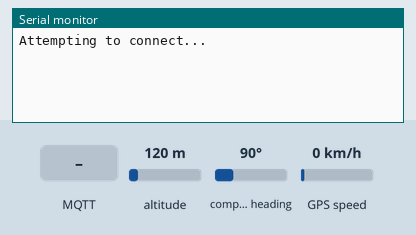
Simulated run of this sketch. Board: ESP8266 (NodeMCU). Shown: the last lines printed to the serial monitor. The test bench sets the inputs (shaded band); at power-on: altitude 120 m, compass heading 90°, GPS speed 0 km/h. WiFi joins after 1.5 s; servers stay silent unless stated; the GPS gets a fix after 3 s at 37.7749, -122.4194 with 8 satellites; no MQTT or app messages arrive unless stated.

Above: at 2.7 s.
2.8 s: MQTT message "1" arrives on the first subscribed topic
At 5.4 s:
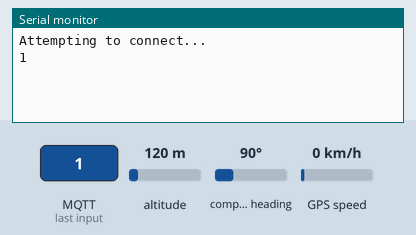
6.5 s: MQTT message "on" arrives on the first subscribed topic
At 7.0 s:
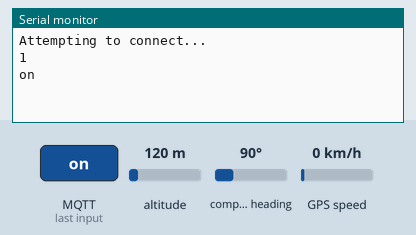
8.0 s: MQTT message "off" arrives on the first subscribed topic
At 9.4 s:
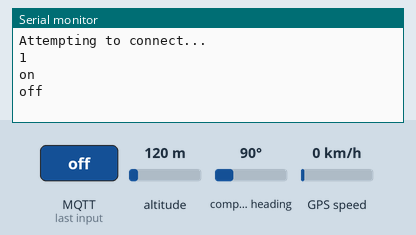

The sketch:

GPS_Tracker.ino
```cpp
#include <ESP8266WiFi.h>
#include <PubSubClient.h>
#include <ArduinoJson.h>
#include <TinyGPS++.h>
#include <SoftwareSerial.h>

TinyGPSPlus gps;
SoftwareSerial ss(4, 5);

float latitude , longitude;
String lat_str , lng_str;

const char* ssid = "ssid";
const char* password =  "Password";
const char* mqttServer = "mqtt.pndsn.com";
const int mqttPort = 1883;
const char* clientID = "pub_key/sub_key/secret_key";
const char* channelName = "nodemcu-tracker";

WiFiClient MQTTclient;
PubSubClient client(MQTTclient);

void callback(char* topic, byte* payload, unsigned int length) {
  String payload_buff;
  for (int i=0;i<length;i++) {
    payload_buff = payload_buff+String((char)payload[i]);
  }
  Serial.println(payload_buff);
}

long lastReconnectAttempt = 0;

boolean reconnect() {
  if (client.connect(clientID)) {
    client.subscribe(channelName);
  }
  return client.connected();
}

void setup() {
  Serial.begin(9600);
  ss.begin(9600);
  Serial.println("Attempting to connect...");
  WiFi.begin(ssid, password); // Connect to WiFi.
  if(WiFi.waitForConnectResult() != WL_CONNECTED) {
      Serial.println("Couldn't connect to WiFi.");
      while(1) delay(100);
  }
  client.setServer(mqttServer, mqttPort); // Connect to PubNub.
  client.setCallback(callback);
  lastReconnectAttempt = 0;
}

void loop() {
  if (!client.connected()) {
    long now = millis();
    if (now - lastReconnectAttempt > 5000) {
      lastReconnectAttempt = now;
      if (reconnect()) {
        lastReconnectAttempt = 0;
      }
    }
  }else {
    client.loop();

    while (ss.available() > 0)
      if (gps.encode(ss.read()))
      {
        if (gps.location.isValid())
        {
          latitude = gps.location.lat();
          lat_str = String(latitude , 6);
          longitude = gps.location.lng();
          lng_str = String(longitude , 6);
        }

        char latBuf[20];
        char longBuf[20];
        char fullBuf[100];

        dtostrf(latitude, 0, 6, latBuf);
        dtostrf(longitude, 0, 6, longBuf);

        sprintf_P(fullBuf, PSTR("{\"lat\": %s,\"lng\": %s}"), latBuf, longBuf);

        //client.subscribe(channelName);
        client.publish(channelName,fullBuf); // Publish message.
        //delay(1000);
      }
  }
}
```

Measured:
- after the input at 2.8 s, the serial monitor: prints a new line after 2.3 s (image 1)
- after the input at 6.5 s, the serial monitor: prints a new line at once (image 2)
- after the input at 8.0 s, the serial monitor: prints a new line at once (image 3)
